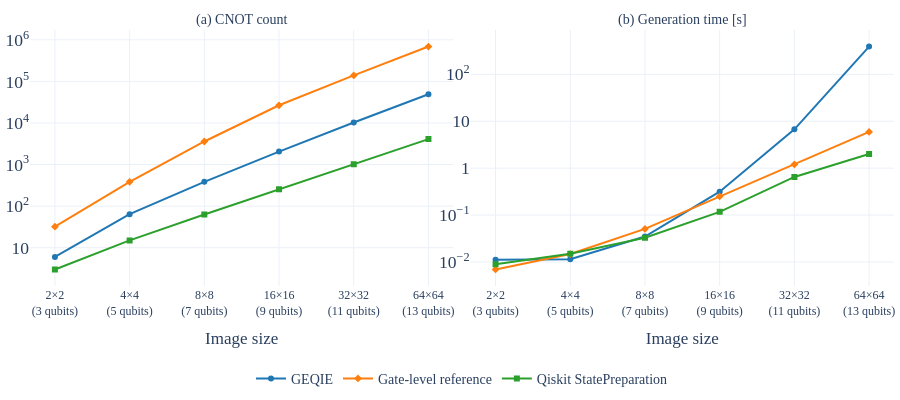

The cell this chart's notebook holds for it:
### Code cell
run_benchmark().to_csv(CSV_PATH, index=False)
plot(pd.read_csv(CSV_PATH))

### Figure 1 — Plotly figure (JSON) as saved in the notebook; plotly's stock layout.template omitted (floating-point values rounded to 4 significant figures)
{"data": [{"hovertemplate": "=GEQIE<br>metric=cnot_count<br>Image size=%{x}<br>value=%{y}<extra></extra>", "legendgroup": "GEQIE", "line": {"color": "#1F77B4", "dash": "solid"}, "marker": {"symbol": "circle"}, "mode": "lines+markers", "name": "GEQIE", "orientation": "v", "showlegend": true, "type": "scatter", "x": ["2×2<br>(3 qubits)", "4×4<br>(5 qubits)", "8×8<br>(7 qubits)", "16×16<br>(9 qubits)", "32×32<br>(11 qubits)", "64×64<br>(13 qubits)"], "xaxis": "x", "y": [6.0, 64.0, 384.0, 2048.0, 10240.0, 49150.0], "yaxis": "y"}, {"hovertemplate": "=GEQIE<br>metric=total_time_s<br>Image size=%{x}<br>value=%{y}<extra></extra>", "legendgroup": "GEQIE", "line": {"color": "#1F77B4", "dash": "solid"}, "marker": {"symbol": "circle"}, "mode": "lines+markers", "name": "GEQIE", "orientation": "v", "showlegend": false, "type": "scatter", "x": ["2×2<br>(3 qubits)", "4×4<br>(5 qubits)", "8×8<br>(7 qubits)", "16×16<br>(9 qubits)", "32×32<br>(11 qubits)", "64×64<br>(13 qubits)"], "xaxis": "x2", "y": [0.01113, 0.0114, 0.03486, 0.3153, 6.729, 390.8], "yaxis": "y2"}, {"hovertemplate": "=Gate-level reference<br>metric=cnot_count<br>Image size=%{x}<br>value=%{y}<extra></extra>", "legendgroup": "Gate-level reference", "line": {"color": "#FF7F0E", "dash": "solid"}, "marker": {"symbol": "diamond"}, "mode": "lines+markers", "name": "Gate-level reference", "orientation": "v", "showlegend": true, "type": "scatter", "x": ["2×2<br>(3 qubits)", "4×4<br>(5 qubits)", "8×8<br>(7 qubits)", "16×16<br>(9 qubits)", "32×32<br>(11 qubits)", "64×64<br>(13 qubits)"], "xaxis": "x", "y": [32.0, 384.0, 3584.0, 26620.0, 139300.0, 688100.0], "yaxis": "y"}, {"hovertemplate": "=Gate-level reference<br>metric=total_time_s<br>Image size=%{x}<br>value=%{y}<extra></extra>", "legendgroup": "Gate-level reference", "line": {"color": "#FF7F0E", "dash": "solid"}, "marker": {"symbol": "diamond"}, "mode": "lines+markers", "name": "Gate-level reference", "orientation": "v", "showlegend": false, "type": "scatter", "x": ["2×2<br>(3 qubits)", "4×4<br>(5 qubits)", "8×8<br>(7 qubits)", "16×16<br>(9 qubits)", "32×32<br>(11 qubits)", "64×64<br>(13 qubits)"], "xaxis": "x2", "y": [0.006934, 0.01477, 0.05074, 0.2503, 1.203, 5.932], "yaxis": "y2"}, {"hovertemplate": "=Qiskit StatePreparation<br>metric=cnot_count<br>Image size=%{x}<br>value=%{y}<extra></extra>", "legendgroup": "Qiskit StatePreparation", "line": {"color": "#2CA02C", "dash": "solid"}, "marker": {"symbol": "square"}, "mode": "lines+markers", "name": "Qiskit StatePreparation", "orientation": "v", "showlegend": true, "type": "scatter", "x": ["2×2<br>(3 qubits)", "4×4<br>(5 qubits)", "8×8<br>(7 qubits)", "16×16<br>(9 qubits)", "32×32<br>(11 qubits)", "64×64<br>(13 qubits)"], "xaxis": "x", "y": [3.0, 15.0, 63.0, 255.0, 1023.0, 4095.0], "yaxis": "y"}, {"hovertemplate": "=Qiskit StatePreparation<br>metric=total_time_s<br>Image size=%{x}<br>value=%{y}<extra></extra>", "legendgroup": "Qiskit StatePreparation", "line": {"color": "#2CA02C", "dash": "solid"}, "marker": {"symbol": "square"}, "mode": "lines+markers", "name": "Qiskit StatePreparation", "orientation": "v", "showlegend": false, "type": "scatter", "x": ["2×2<br>(3 qubits)", "4×4<br>(5 qubits)", "8×8<br>(7 qubits)", "16×16<br>(9 qubits)", "32×32<br>(11 qubits)", "64×64<br>(13 qubits)"], "xaxis": "x2", "y": [0.008975, 0.01497, 0.03289, 0.1173, 0.649, 1.997], "yaxis": "y2"}], "layout": {"annotations": [{"font": {}, "showarrow": false, "text": "(a) CNOT count", "x": 0.245, "xanchor": "center", "xref": "paper", "y": 1, "yanchor": "bottom", "yref": "paper"}, {"font": {}, "showarrow": false, "text": "(b) Generation time [s]", "x": 0.755, "xanchor": "center", "xref": "paper", "y": 1, "yanchor": "bottom", "yref": "paper"}], "height": 400, "legend": {"orientation": "h", "title": {"text": ""}, "tracegroupgap": 0, "x": 0.5, "xanchor": "center", "y": -0.3}, "margin": {"b": 5, "l": 5, "r": 5, "t": 30}, "width": 900, "xaxis": {"anchor": "y", "domain": [0, 0.49], "tickfont": {"size": 12}, "title": {"text": "Image size"}}, "xaxis2": {"anchor": "y2", "domain": [0.51, 1], "matches": "x", "tickfont": {"size": 12}, "title": {"text": "Image size"}}, "yaxis": {"anchor": "x", "domain": [0, 1], "dtick": 1, "exponentformat": "power", "showticklabels": true, "title": {}, "type": "log"}, "yaxis2": {"anchor": "x2", "domain": [0, 1], "dtick": 1, "exponentformat": "power", "showticklabels": true, "title": {}, "type": "log"}}}
